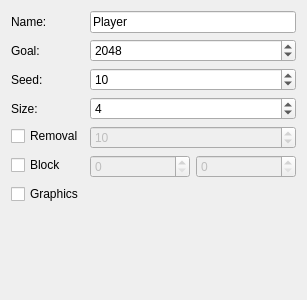
<?xml version="1.0" encoding="UTF-8"?>
<ui version="4.0">
 <class>SettingsWidget</class>
 <widget class="QWidget" name="SettingsWidget">
  <property name="geometry">
   <rect>
    <x>0</x>
    <y>0</y>
    <width>307</width>
    <height>300</height>
   </rect>
  </property>
  <property name="windowTitle">
   <string notr="true">Form</string>
  </property>
  <layout class="QFormLayout" name="formLayout">
   <item row="0" column="0">
    <widget class="QLabel" name="nameLabel">
     <property name="text">
      <string>Name:</string>
     </property>
    </widget>
   </item>
   <item row="0" column="1">
    <widget class="QLineEdit" name="nameEdit">
     <property name="text">
      <string notr="true">Player</string>
     </property>
     <property name="maxLength">
      <number>16</number>
     </property>
    </widget>
   </item>
   <item row="1" column="0">
    <widget class="QLabel" name="goalLabel">
     <property name="text">
      <string>Goal:</string>
     </property>
    </widget>
   </item>
   <item row="1" column="1">
    <widget class="QSpinBox" name="goalSpinBox">
     <property name="maximum">
      <number>33554432</number>
     </property>
     <property name="value">
      <number>2048</number>
     </property>
    </widget>
   </item>
   <item row="2" column="0">
    <widget class="QLabel" name="seedLabel">
     <property name="text">
      <string>Seed:</string>
     </property>
    </widget>
   </item>
   <item row="2" column="1">
    <widget class="QSpinBox" name="seedSpinBox">
     <property name="maximum">
      <number>100</number>
     </property>
     <property name="value">
      <number>10</number>
     </property>
    </widget>
   </item>
   <item row="3" column="0">
    <widget class="QLabel" name="sizeLabel">
     <property name="text">
      <string>Size:</string>
     </property>
    </widget>
   </item>
   <item row="3" column="1">
    <widget class="QSpinBox" name="sizeSpinBox">
     <property name="minimum">
      <number>2</number>
     </property>
     <property name="maximum">
      <number>5</number>
     </property>
     <property name="value">
      <number>4</number>
     </property>
    </widget>
   </item>
   <item row="4" column="0">
    <widget class="QCheckBox" name="removalCheckBox">
     <property name="text">
      <string>Removal</string>
     </property>
    </widget>
   </item>
   <item row="4" column="1">
    <widget class="QSpinBox" name="removalSpinBox">
     <property name="enabled">
      <bool>false</bool>
     </property>
     <property name="minimum">
      <number>1</number>
     </property>
     <property name="value">
      <number>10</number>
     </property>
    </widget>
   </item>
   <item row="5" column="1">
    <layout class="QHBoxLayout" name="blockLayout">
     <item>
      <widget class="QSpinBox" name="blockXSpinBox">
       <property name="enabled">
        <bool>false</bool>
       </property>
       <property name="maximum">
        <number>4</number>
       </property>
      </widget>
     </item>
     <item>
      <widget class="QSpinBox" name="blockYSpinBox">
       <property name="enabled">
        <bool>false</bool>
       </property>
       <property name="maximum">
        <number>4</number>
       </property>
      </widget>
     </item>
    </layout>
   </item>
   <item row="6" column="0">
    <widget class="QCheckBox" name="graphicsModeCheckBox">
     <property name="text">
      <string>Graphics</string>
     </property>
    </widget>
   </item>
   <item row="5" column="0">
    <widget class="QCheckBox" name="blockCheckBox">
     <property name="text">
      <string>Block</string>
     </property>
    </widget>
   </item>
  </layout>
 </widget>
 <resources/>
 <connections/>
</ui>
